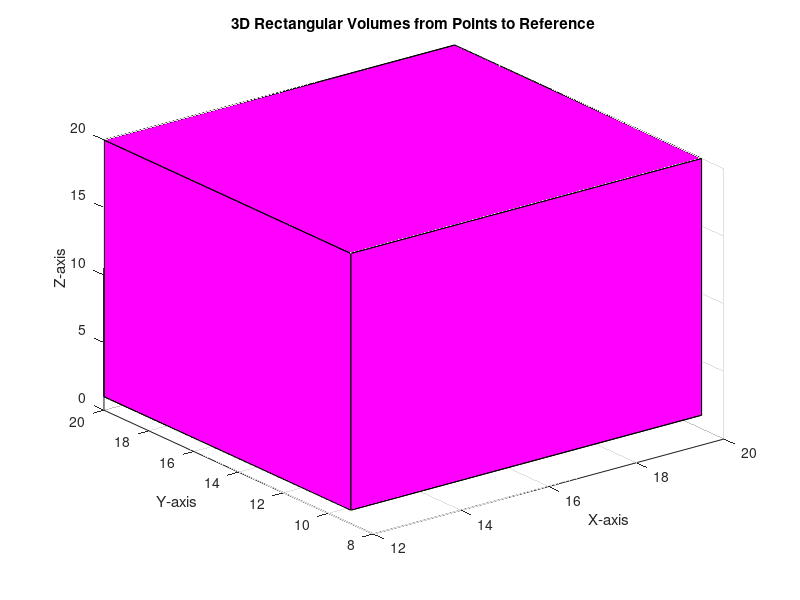

MATLAB code to generate this figure: (Note: this script raises an error after producing the figure.)
% Define the points and the reference point
points = [
    12, 9, 1;
    7, 15, 2;
    13, 3, 15;
    4, 5, 15;
    1, 17, 16
];
reference = [20, 20, 20];

% Sort points by z-coordinate
[~, idx] = sort(points(:,3));
points = points(idx,:);

% Prepare the figure
figure;
hold on;
grid on;
xlabel('X-axis');
ylabel('Y-axis');
zlabel('Z-axis');
title('3D Rectangular Volumes from Points to Reference');

% Plot each point as a rectangular volume
for i = 1:size(points, 1)
    % Coordinates of the lower corner of the bar
    x0 = min(points(i, 1), reference(1));
    y0 = min(points(i, 2), reference(2));
    z0 = min(points(i, 3), reference(3));

    % Dimensions of the bar
    dx = abs(reference(1) - points(i, 1));
    dy = abs(reference(2) - points(i, 2));
    dz = abs(reference(3) - points(i, 3));

    % Draw the bar using vertices for each face
    % Front and back faces
    c1 = [0.4940 0.1840 0.5560]
    fill3([x0, x0+dx, x0+dx, x0], [y0, y0, y0, y0], [z0, z0, z0+dz, z0+dz], 'm');
    fill3([x0, x0+dx, x0+dx, x0], [y0+dy, y0+dy, y0+dy, y0+dy], [z0, z0, z0+dz, z0+dz], 'm');
    % Left and right faces
    c2 = [0.6350 0.2780 0.1840];
    fill3([x0, x0, x0, x0], [y0, y0+dy, y0+dy, y0], [z0, z0, z0+dz, z0+dz], 'm');
    fill3([x0+dx, x0+dx, x0+dx, x0+dx], [y0, y0+dy, y0+dy, y0], [z0, z0, z0+dz, z0+dz], 'm');
    % Top and bottom faces
    c3 = [0 0.5 0.5];
    fill3([x0, x0+dx, x0+dx, x0], [y0, y0, y0+dy, y0+dy], [z0+dz, z0+dz, z0+dz, z0+dz], 'm');
    fill3([x0, x0+dx, x0+dx, x0], [y0, y0, y0+dy, y0+dy], [z0, z0, z0, z0], 'm');
    alpha(0.5)
end

% Set the aspect ratio and limits for better visualization
axis equal;
xlim([0, 22]);
ylim([0, 22]);
zlim([0, 22]);
view(3);  % Set to 3D view

hold off;
